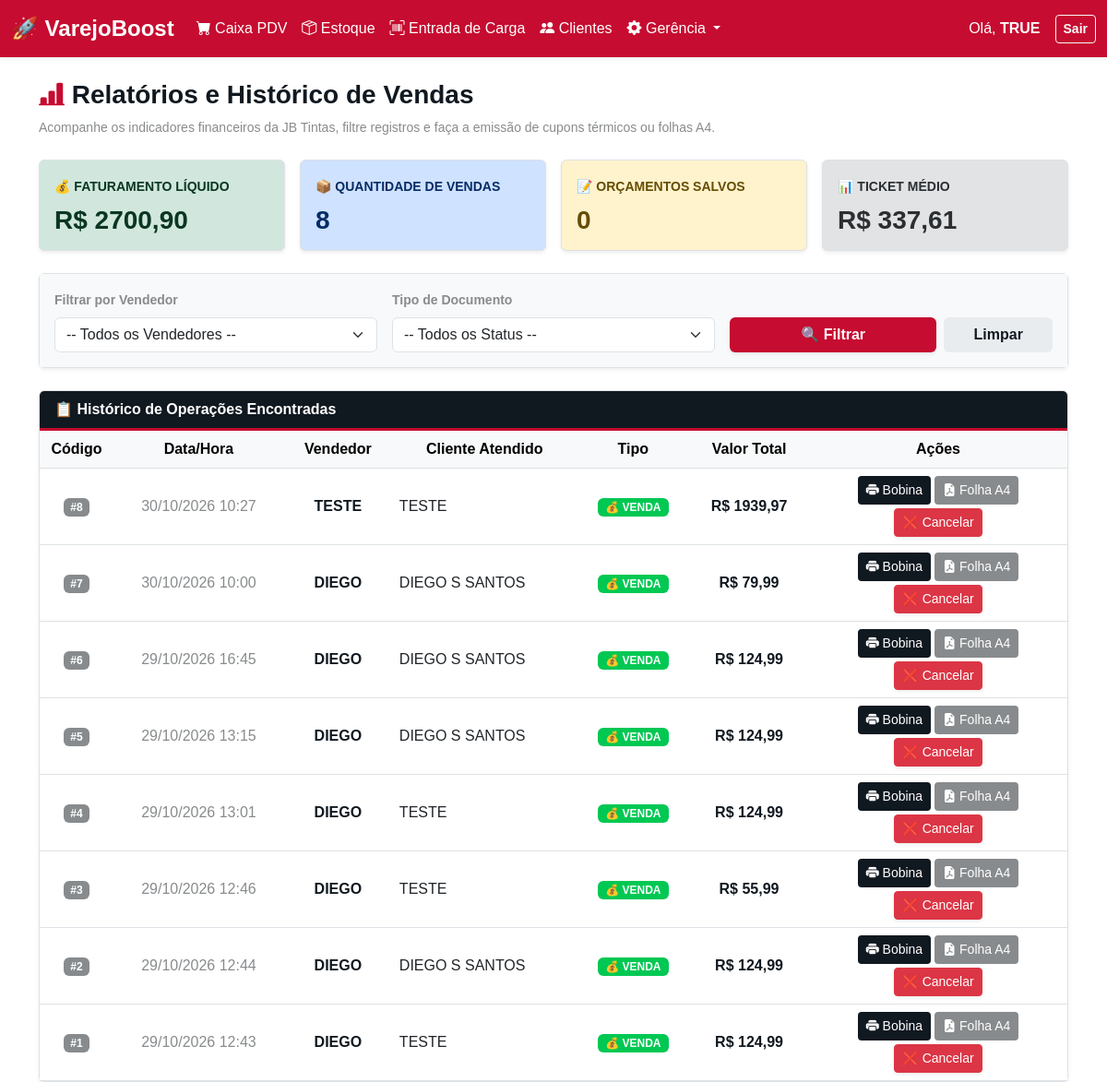
/gerencia/relatoriospainel/relatorios/ (signed in), run on an earlier commit of the app's database.
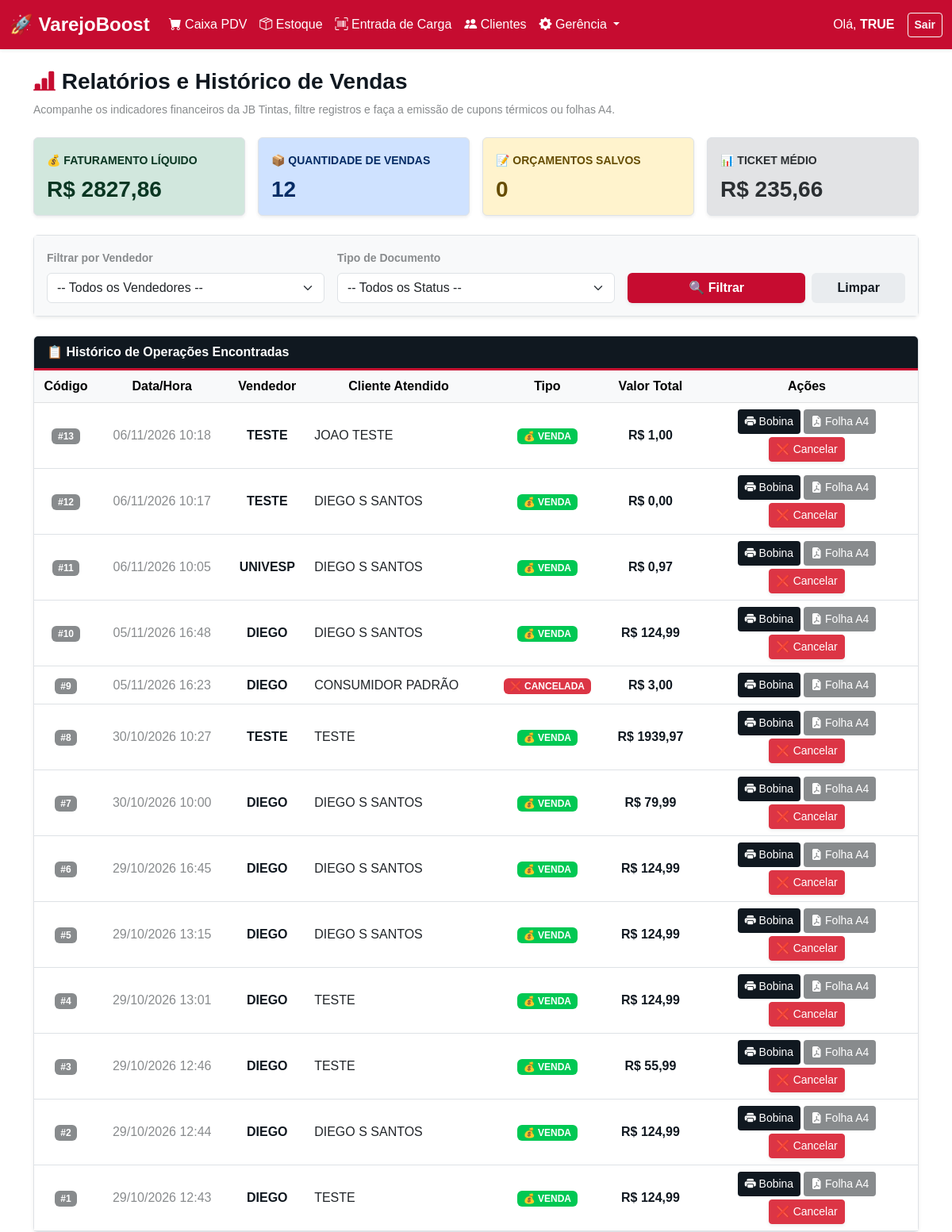
And on a later commit of the database.
### inventario/models/vendas/venda_models.py (models this page shows, shortened)
class Vendas(models.Model):
    STATUS_CHOICES = [
        ('VENDA', 'Venda Finalizada'),
        ('ORCAMENTO', 'Orçamento'),
        ('CANCELADA', 'Cancelada'),
    ]
    FORMA_PAGAMENTO_CHOICES = [
        ('DINHEIRO', 'Dinheiro'),
        ('PIX', 'PIX'),
        ('DEBITO', 'Cartão de Débito'),
        ('CREDITO', 'Cartão de Crédito'),
    ]
    data_venda = models.DateTimeField(default=timezone.now)
    valor_total = models.DecimalField(max_digits=10, decimal_places=2, default=0.00)
    valor_desconto = models.DecimalField(max_digits=10, decimal_places=2, default=0.00)
    pontos_resgatados = models.DecimalField(max_digits=10, decimal_places=2, default=0.00)
    valor_desconto_pontos = models.DecimalField(max_digits=10, decimal_places=2, default=0.00)
    vendedor = models.CharField(max_length=100, blank=True, null=True)
    valor_comissao = models.DecimalField(max_digits=10, decimal_places=2, default=0.00)
    forma_pagamento = models.CharField(max_length=20, choices=FORMA_PAGAMENTO_CHOICES, default='DINHEIRO')
    cliente = models.ForeignKey('inventario.Clientes', on_delete=models.SET_NULL, null=True, blank=True, related_name='compras_feitas')
    indicante = models.ForeignKey('inventario.Clientes', on_delete=models.SET_NULL, null=True, blank=True, related_name='indicacoes_realizadas')
    cupom_texto = models.TextField(blank=True, null=True)
    status = models.CharField(max_length=20, choices=STATUS_CHOICES, default='VENDA')

### inventario/models/clientes/cliente_models.py (models this page shows, shortened)
class Clientes(models.Model):
    nome = models.CharField(max_length=150)
    telefone = models.CharField(max_length=50, blank=True, null=True)
    cpf = models.CharField(max_length=20, blank=True, null=True)
    cep = models.CharField(max_length=20, blank=True, null=True)
    rua = models.CharField(max_length=200, blank=True, null=True)
    numero = models.CharField(max_length=50, blank=True, null=True)
    complemento = models.CharField(max_length=150, blank=True, null=True)
    bairro = models.CharField(max_length=100, blank=True, null=True)
    cidade = models.CharField(max_length=100, blank=True, null=True)
    estado = models.CharField(max_length=2, blank=True, null=True)
    tipo = models.CharField(max_length=50, default="CLIENTE")
    pontos = models.DecimalField(max_digits=10, decimal_places=2, default=0.00)
    class Meta:
        db_table = 'clientes'
    def __str__(self):
        return self.nome

### inventario/views/vendas/relatorios_views.py (the view)
# urls.py: path('gerencia/relatoriospainel/relatorios/', relatorios_views.tela_relatorios, name='tela_relatorios'),
def tela_relatorios(request):
    if 'usuario_logado' not in request.session:
        return redirect('login')
    vendedor_filtro = request.GET.get('vendedor', '')
    status_filtro = request.GET.get('status', '')
    metricas = dashboard_services.obter_metricas_dashboard(vendedor_filtro, status_filtro)
    context = {
        'vendas': metricas['vendas_todas'],
        'vendedores': Usuarios.objects.all(),
        'filtros': {
            'vendedor': vendedor_filtro,
            'status': status_filtro,
        },
        'metricas': {
            'total_liquido': metricas['faturamento'],
            'qtd_vendas': metricas['qtd_vendas'],
            'qtd_orcamentos': metricas['qtd_orcamentos'],
            'ticket_medio': metricas['ticket_medio'],
        }
    }
    return render(request, 'inventario/relatorios.html', context)

### inventario/templates/inventario/relatorios.html (shortened to what this page needs)
{% extends 'inventario/base.html' %}
{% load static %}
{% block content %}
<div class="mb-4">
    <h3 class="fw-bold" style="color: #101820;"><i class="bi bi-bar-chart-line-fill" style="color: #C60C30;"></i> Relatórios e Histórico de Vendas</h3>
    <p class="small" style="color: #888B8D;">Acompanhe os indicadores financeiros da JB Tintas, filtre registros e faça a emissão de cupons térmicos ou folhas A4.</p>
</div>
<div class="row g-3 mb-4">
    <div class="col-md-3">
        <div class="card shadow-sm border-0 h-100" style="background-color: #d1e7dd;"> <div class="card-body">
                <span class="small fw-bold text-success-emphasis">💰 FATURAMENTO LÍQUIDO</span>
                <h3 class="fw-bold mt-2 mb-0 text-success-emphasis">R$ {{ metricas.total_liquido|floatformat:2 }}</h3>
            </div>
        </div>
    </div>
    <div class="col-md-3">
        <div class="card shadow-sm border-0 h-100" style="background-color: #cfe2ff;"> <div class="card-body">
                <span class="small fw-bold text-primary-emphasis">📦 QUANTIDADE DE VENDAS</span>
                <h3 class="fw-bold mt-2 mb-0 text-primary-emphasis">{{ metricas.qtd_vendas }}</h3>
            </div>
        </div>
    </div>
    <div class="col-md-3">
        <div class="card shadow-sm border-0 h-100" style="background-color: #fff3cd;"> <div class="card-body">
                <span class="small fw-bold text-warning-emphasis">📝 ORÇAMENTOS SALVOS</span>
                <h3 class="fw-bold mt-2 mb-0 text-warning-emphasis">{{ metricas.qtd_orcamentos }}</h3>
            </div>
        </div>
    </div>
    <div class="col-md-3">
        <div class="card shadow-sm border-0 h-100" style="background-color: #e2e3e5;"> <div class="card-body">
                <span class="small fw-bold text-secondary-emphasis">📊 TICKET MÉDIO</span>
                <h3 class="fw-bold mt-2 mb-0 text-secondary-emphasis">R$ {{ metricas.ticket_medio|floatformat:2 }}</h3>
            </div>
        </div>
    </div>
</div>
<div class="card shadow-sm border-0 mb-4">
    <div class="card-body bg-light">
        <form method="GET" action="." class="row g-3 align-items-end">
            <div class="col-md-4">
                <label class="form-label small fw-bold" style="color: #888B8D;">Filtrar por Vendedor</label>
                <select name="vendedor" class="form-select">
                    <option value="">-- Todos os Vendedores --</option>
                </select>
            </div>
            <div class="col-md-4">
                <label class="form-label small fw-bold" style="color: #888B8D;">Tipo de Documento</label>
                <select name="status" class="form-select">
                    <option value="">-- Todos os Status --</option>
                </select>
            </div>
            <div class="col-md-4 d-flex gap-2">
                <button type="submit" class="btn text-white w-100 fw-bold shadow-sm" style="background-color: #C60C30; border: none;">
                    🔍 Filtrar
                </button>
                <a href="{% url 'tela_relatorios' %}" class="btn fw-bold w-50" style="background-color: #e9ecef; color: #101820;">
                    Limpar
                </a>
            </div>
        </form>
    </div>
</div>
<div class="card shadow-sm border-0">
    <div class="card-header text-white fw-bold" style="background-color: #101820; border-bottom: 3px solid #C60C30;">📋 Histórico de Operações Encontradas</div>
    <div class="card-body p-0">
        <div class="table-responsive">
            <table class="table table-hover align-middle text-center mb-0">
                <thead class="table-light">
                    <tr>
                        <th width="80">Código</th>
                        <th>Data/Hora</th>
                        <th>Vendedor</th>
                        <th>Cliente Atendido</th>
                        <th>Tipo</th>
                        <th>Valor Total</th>
                        <th class="text-center" width="280">Ações</th>
                    </tr>
                </thead>
                <tbody>
                    {% for v in vendas %}
                    <tr>
                        <td><span class="badge" style="background-color: #888B8D;">#{{ v.id }}</span></td>
                        <td style="color: #888B8D;">{{ v.data_venda|date:"d/m/Y H:i" }}</td>
                        <td style="color: #101820;"><strong>{{ v.vendedor|upper }}</strong></td>
                        <td class="text-start">{{ v.cliente|default:"Consumidor Padrão"|upper }}</td>
                        <td>
                            {% if v.status == 'VENDA' %}
                                <span class="badge px-2 py-1" style="background-color: #00C853; color: white;">💰 VENDA</span>
                            {% elif v.status == 'CANCELADA' %}
                                <span class="badge px-2 py-1 bg-danger text-white">❌ CANCELADA</span>
                            {% else %}
                                <span class="badge px-2 py-1 text-dark" style="background-color: #FFB81C;">📋 ORÇAMENTO</span>
                            {% endif %}
                        </td>
                        <td class="fw-bold" style="color: #101820;">R$ {{ v.valor_total|floatformat:2 }}</td>
                        <td class="text-center align-middle">
                            <div class="d-flex justify-content-center flex-wrap gap-1">
                                <a href="{% url 'imprimir_cupom' v.id %}" target="_blank" class="btn btn-sm text-white px-2" style="background-color: #101820;" title="Imprimir Bobina">
                                    <i class="bi bi-printer-fill"></i> Bobina
                                </a>
                                <a href="{% url 'imprimir_cupom_a4' v.id %}" target="_blank" class="btn btn-sm text-white px-2" style="background-color: #888B8D;" title="Imprimir Folha A4">
                                    <i class="bi bi-file-earmark-pdf-fill"></i> Folha A4
                                </a>
                                {% if v.status == 'CANCELADA' %}
                                    {% else %}
                                    <button class="btn btn-sm btn-danger px-2 shadow-sm" onclick="abrirModalCancelar('{{ v.id }}')" title="Cancelar Documento">
                                        ❌ Cancelar
                                    </button>
                                {% endif %}
                            </div>
                        </td>
                    </tr>
                    {% endfor %}
                </tbody>
            </table>
        </div>
    </div>
</div>
{% endblock %}

### inventario/templates/inventario/base.html (shortened to what this page needs)
<!DOCTYPE html>
<html lang="pt-br">
<head>
    <link href="https://cdn.jsdelivr.net/npm/bootstrap@5.3.0/dist/css/bootstrap.min.css" rel="stylesheet">
    <link rel="stylesheet" href="https://cdn.jsdelivr.net/npm/bootstrap-icons@1.11.0/font/bootstrap-icons.css">
</head>
<body>
    <nav class="navbar navbar-expand-lg mb-4 shadow-sm">
        <div class="container-fluid">
            <a class="navbar-brand fw-bold fs-4" href="{% url 'painel_principal' %}">🚀 VarejoBoost</a>
            <div class="collapse navbar-collapse" id="navbarNav">
                <ul class="navbar-nav me-auto">
                    <li class="nav-item">
                        <a class="nav-link" href="/painelpdv/"><i class="bi bi-cart-fill"></i> Caixa PDV</a>
                    </li>
                    <li class="nav-item">
                        <a class="nav-link" href="{% url 'tela_estoque_produtos' %}"><i class="bi bi-box-seam"></i> Estoque</a>
                    </li>
                    <li class="nav-item">
                        <a class="nav-link" href="{% url 'tela_entrada_carga' %}"><i class="bi bi-upc-scan"></i> Entrada de Carga</a>
                    </li>
                    <li class="nav-item">
                        <a class="nav-link" href="{% url 'tela_consultar_clientes' %}"><i class="bi bi-people-fill"></i> Clientes</a>
                    </li>
                    <li class="nav-item dropdown">
                        <a class="nav-link dropdown-toggle" href="#" data-bs-toggle="dropdown">
                            <i class="bi bi-gear-fill"></i> Gerência
                        </a>
                    </li>
                </ul>
                <span class="navbar-text text-white me-3">Olá, <strong>{{ request.session.usuario_logado|upper }}</strong></span>
                <a href="{% url 'logout' %}" class="btn btn-outline-light btn-sm fw-bold">Sair</a>
            </div>
        </div>
    </nav>
    <div class="container">
        {% block content %}{% endblock %}
    </div>
</body>
</html>

### inventario/templates/inventario/base.html (style rules this page uses)
body { background-color: #FFFFFF; color: #101820; font-family: sans-serif; }
.navbar { background-color: #C60C30 !important; z-index: 1000; }
.navbar-brand, .nav-link { color: #FFFFFF !important; font-weight: 500; }
.card { border: 1px solid #dee2e6 !important; }
.table { color: #101820 !important; }

What changed in the data, as far as the page shows it:
added Vendas: id "13", data_venda "06/11/2026 10:18", vendedor "TESTE", cliente "JOAO TESTE", status "💰 VENDA", valor_total "1,00"
added Vendas: id "12", data_venda "06/11/2026 10:17", vendedor "TESTE", cliente "DIEGO S SANTOS", status "💰 VENDA", valor_total "0,00"
added Vendas: id "11", data_venda "06/11/2026 10:05", vendedor "UNIVESP", cliente "DIEGO S SANTOS", status "💰 VENDA", valor_total "0,97"
added Vendas: id "10", data_venda "05/11/2026 16:48", vendedor "DIEGO", cliente "DIEGO S SANTOS", status "💰 VENDA", valor_total "124,99"
added Vendas: id "9", data_venda "05/11/2026 16:23", vendedor "DIEGO", cliente "CONSUMIDOR PADRÃO", status "❌ CANCELADA", valor_total "3,00"
Also different on the page:
{{ metricas.total_liquido|floatformat:2 }}: "2700,90" → "2827,86"
{{ metricas.qtd_vendas }}: "8" → "12"
{{ metricas.ticket_medio|floatformat:2 }}: "337,61" → "235,66"
